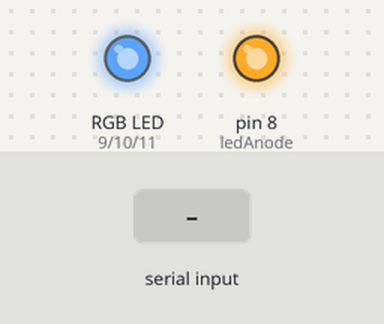
A sketch run on a simulated Arduino Uno, built with avr-gcc and run on an emulated ATmega328P. Parts: an RGB LED mixed from three pins (HIGH = lit), output pins drawn as LEDs (lit = HIGH). The test bench sets the inputs (shaded band).

Above: at 1.26 s.
1.3 s: "90,45\n" received over Serial
At 2.1 s:
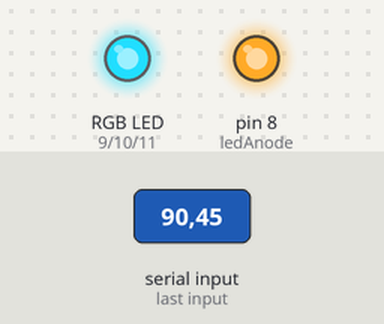
7.3 s: "30,150\n" received over Serial
At 10.29 s:
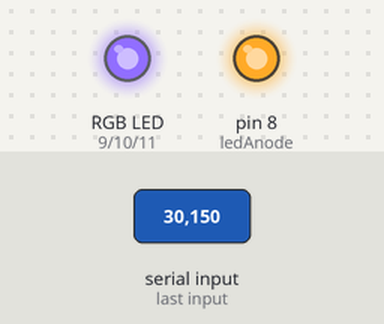
Timing chart, 0 to 18.6 s (numbered marks = the images above; inputs shaded):
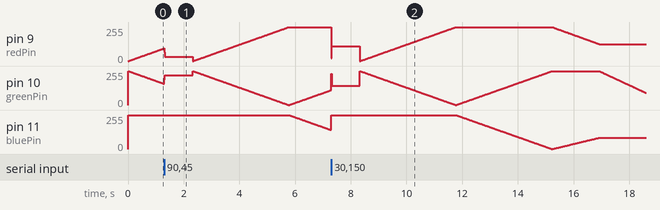

The sketch:

main.ino
```cpp
/*
Source code taken from:
http://robotakeover.com/post/33537620873/arduino-with-single-potentiometer-and-common-anode
http://www.youtube.com/watch?v=QgxJQatc6mo
Used Common Anode RGB LED

 * Program: rgbled.ino
 * Author: Julian White
 * Created: 10/13/2012
 * Description: Use single 10K potentiometer to cycle through all
 * hues in the color wheel. The RGB LED is wired as common anode
 * (+5V). 330 ohm resistor wired in series with LED anode.
*/

// DIP LED
int redPin = 9; // goes to RED LED cathode through a 1kOhm resistor
int greenPin = 10; // goes to GREEN LED cathode through a 1kOhm resistor
int bluePin = 11;  // goes to BLUE LED cathode through a 1kOhm resistor

// 5050 LED
//int redPin = 10; // goes to RED LED cathode through a 1kOhm resistor
//int greenPin = 9; // goes to GREEN LED cathode through a 1kOhm resistor
//int bluePin = 11;  // goes to BLUE LED cathode through a 1kOhm resistor

// RGB LED Common Anode goes to +5V
int ledAnode = 8;

// 1 and 3 pot pins connected to GND and +5V respectively
int potPin = A0; // goes to 2 pin (niddle)

int val = 0;
int val1 = 0;

void setup()
{
    pinMode(redPin, OUTPUT);
    pinMode(greenPin, OUTPUT);
    pinMode(bluePin, OUTPUT);
    pinMode(ledAnode, OUTPUT);

    digitalWrite(ledAnode, HIGH);

    Serial.begin(115200);
}

void loop()
{
//    Read the potentiometer (color wheel).
//    val = analogRead(potPin); // I use UART console for sending, not Potentiometer.
//    Serial.println(val);
    if(Serial.available()) val1 = Serial.parseInt();  // Receive value from serial to a tempp variable
    if(val1 > 1023) {delay(1000); val1 = 0;};
    val = val1++;                                     // inc value every cicle (only for testing)
//    val = val1;

    valToColor(val);

    delay(10);  //Sampling rate.
}


void valToColor(uint16_t value)
{
//    if(value > 850) value = 850;

    uint8_t redVal;
    uint8_t greenVal;
    uint8_t blueVal;

      //Red-orange-yellow-green spectrum
    if ( value <= 341 )
    {
        //We now know the val is between 0 and 341.
        //Map the val to 0-255 for the LED.
        value = map(val, 0, 341, 0, 255);

        //Higher val turns red down.
        //Lower val turns red up (common anode).
        redVal = value;

        //Write the complimentary amount to the green pin.
        //The mixed color values add up to 255.
        //This keeps the LED at constant brightness.
        greenVal = 255-value;

        //Turn blue pin off.
        blueVal = 255;
    }

    //Green-teal-blue spectrum
    if (value > 341 && value <= 683)
    {
        //We now know the val is between 341 and 683.
        //Map the val to 0-255 for the LED.
        value = map(value, 341, 683, 0, 255);

        //Higher val turns green down.
        //Lower val turns green up (common anode).
        greenVal = value;

        //Write the complimentary amount to the blue pin.
        //The mixed color values add up to 255.
        //This keeps the LED at constant brightness.
        blueVal = 255-value;

        //Turn red pin off.
        redVal = 255;
    }

    //Blue-indigo-purple-red spectrum.
    if (value > 683 && value <= 850)
    {
        //We now know the val is between 683 and 1023.
        //Map the val to 0-255 for the LED.
        value = map(value, 683, 850, 0, 255);

        //Higher val turns blue down.
        //Lower val turns blue up (common anode).
        blueVal = value/3;

        //Write the complimentary amount to the red pin.
        //The mixed color values add up to 255.
        //This keeps the LED at constant brightness.
        redVal = 255 - value/2;

        //Turn green pin off.
        greenVal = 255;
    }

    if (value > 850)
    {
        //We now know the val is between 683 and 1023.
        //Map the val to 0-255 for the LED.
        value = map(value, 850, 1023, 0, 255);

        //Higher val turns blue down.
        //Lower val turns blue up (common anode).
        blueVal = 85; //255 - value*2/3;

        //Write the complimentary amount to the red pin.
        //The mixed color values add up to 255.
        //This keeps the LED at constant brightness.
        redVal = 127; //value/3;

        //Turn green pin off.
        greenVal = 255 - value*2/3;
    }

    analogWrite(redPin, redVal);
    analogWrite(greenPin, greenVal);
    analogWrite(bluePin, blueVal);
}

void valToColor1(uint16_t value)
{
  float arg, fnc;
  uint8_t redVal;
  uint8_t greenVal;
  uint8_t blueVal;

  if (value <= 255)
  {
    arg = ((float)(value)/255)*PI;
    fnc = ((cos(arg)+1)/2)*255;
//    Serial.println(fnc);
    redVal = fnc;   // 255 -> 0
    greenVal = 255 - fnc;  // 0 -> 255
    blueVal = 0; // 0
  }

  if (value > 255 && value <= 511)
  {
    arg = ((float)((value)-255)/255)*PI;
    fnc = ((cos(arg)+1)/2)*255;
    redVal = 0; // 0
    greenVal = fnc; // 255 -> 0
    blueVal = 255 - fnc; // 0 -> 255
  }

  if (value > 511 && value <= 639)
  {
    // val between 512 and 639
    arg = ((float)((value)-511)/255)*PI;
    fnc = ((cos(arg)+1)/2)*255;
    redVal = 255 - fnc; // 0 -> 255
    greenVal = 0;  // 0
    blueVal = fnc;  // 255 -> 0
  }

  if (value > 639 && value <= 767)
  {
    arg = ((float)((value)-639)/255)*PI;
    fnc = ((cos(2*arg)+1)/2)*255;
    redVal = 85 + fnc/6;   // 127 -> 85
    greenVal = 85 - fnc/3;   // 0 -> 85
    blueVal = 85 + fnc/6;   // 127 -> 85
  }

//    invert for PWM with a LED with common anode -> 0% PWM is max brightness
    redVal = 255-redVal;
    greenVal = 255-greenVal;
    blueVal = 255-blueVal;

    analogWrite(redPin, redVal);
    analogWrite(greenPin, greenVal);
    analogWrite(bluePin, blueVal);

}
```
